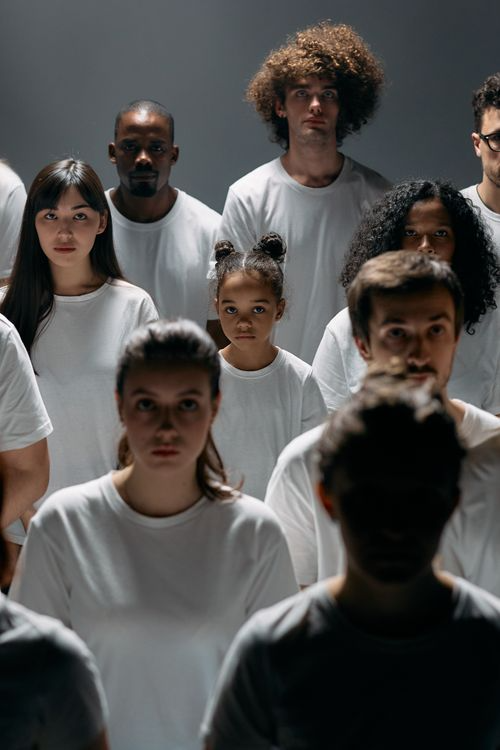
#> input picture MODULE_2/Assets/Images/image.png, 500 x 750 px, found by its file name
$ python main.py
#> lines starting #> are read from the running program, lines starting #| are printed output that depends on the picture; after the words box and inside, x2 and y2 are one past the last pixel; in counts of white or black regions, pixels touching at a corner belong together
import cv2
import sys

# Load the pre-trained Haar Cascade Classifier for face detection
face_cascade = cv2.CascadeClassifier(cv2.data.haarcascades + "haarcascade_frontalface_default.xml")
eye_cascade = cv2.CascadeClassifier(cv2.data.haarcascades + "haarcascade_eye.xml")

# Capture frame-by-frame
frame = cv2.imread("MODULE_2/Assets/Images/image.png")
#> frame is the input picture: shape (750, 500, 3); mean B, G, R 79.2, 80.4, 82.2

# Convert frame to grayscale (Face detection works better on grayscale)
gray = cv2.cvtColor(frame, cv2.COLOR_BGR2GRAY)
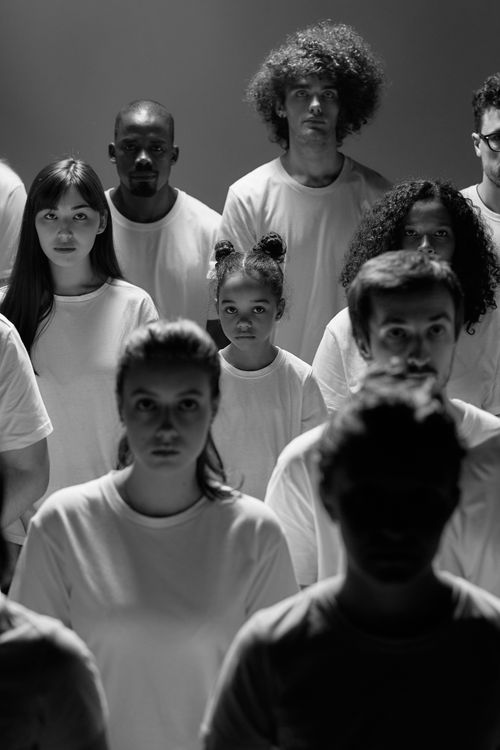
#> gray: shape (750, 500); min 0, max 255, mean 80.8

# Detect faces in the grayscale image
faces = face_cascade.detectMultiScale(gray, scaleFactor = 1.2, minNeighbors = 4, minSize=(25, 25))
#> faces = [[27, 190, 79, 79], [105, 359, 121, 121]]

# Draw rectangles around the faces\
for (x, y, w, h) in faces:
    cv2.rectangle(frame, (x , y), (x + w, y + h), (255, 0, 0), 2)

    # Creating a Region of Interest
    roi_img = frame[y:y+h, x:x+w]
    roi_gray_img = gray[y:y+h, x:x+w]

    eyes = eye_cascade.detectMultiScale(roi_gray_img, minNeighbors=4)

    for (ex, ey, ew, eh) in eyes:
        cv2.rectangle(roi_img, (ex , ey), (ex + ew, ey + eh), (0, 255, 0), 2)
#> this loop made 2 passes
#> (x, y, w, h, eyes) on passes 1 to 2: (27, 190, 79, 79, [[12, 16, 21, 21], [42, 15, 24, 24]]), (105, 359, 121, 121, [[25, 32, 27, 27], [69, 33, 28, 28], [36, 68, 46, 46]])
#> pass 1, `roi_img = frame[y:y+h, x:x+w]`:
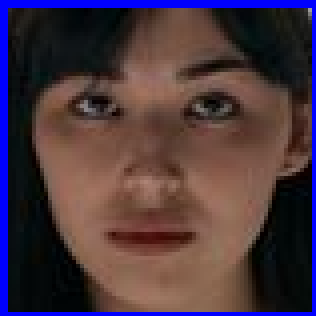
#> roi_img: shape (79, 79, 3) (shown 4 times larger); mean B, G, R 63.9, 53.6, 73.1
#> pass 1, `roi_gray_img = gray[y:y+h, x:x+w]`:
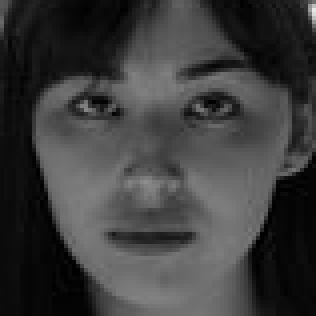
#> roi_gray_img: shape (79, 79) (shown 4 times larger); min 0, max 231, mean 60.9
#> pass 2, `roi_img = frame[y:y+h, x:x+w]`:
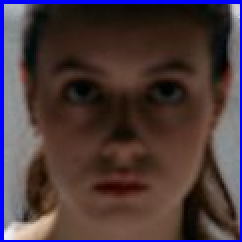
#> roi_img: shape (121, 121, 3) (shown 2 times larger); mean B, G, R 60.7, 56.7, 73.8
#> pass 2, `roi_gray_img = gray[y:y+h, x:x+w]`:
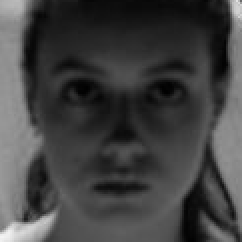
#> roi_gray_img: shape (121, 121) (shown 2 times larger); min 1, max 243, mean 65.9
#> after the loop:
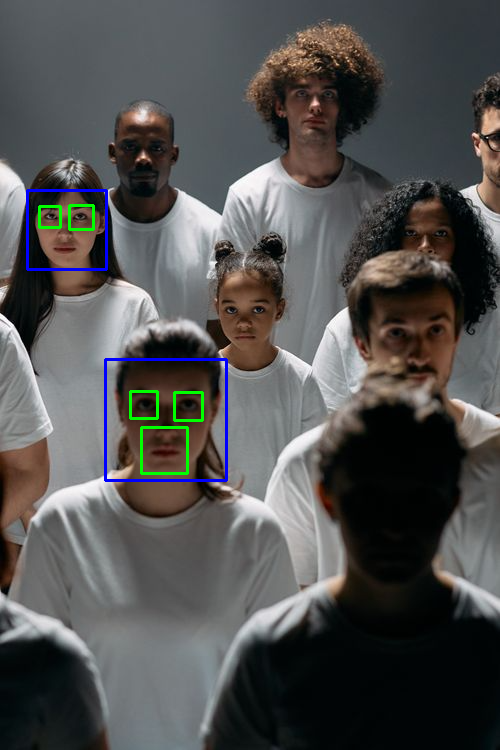
#> frame: shape (750, 500, 3); 1.1% of pixels changed, all inside (x1, y1, x2, y2) = (26, 189, 228, 482)
#> after the loop:
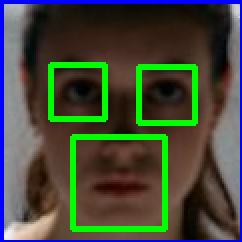
#> roi_img: shape (121, 121, 3) (shown 2 times larger); 8.2% of pixels changed, all inside (x1, y1, x2, y2) = (24, 31, 99, 116)

cv2.namedWindow("Detected-Image", cv2.WINDOW_NORMAL)
cv2.resizeWindow("Detected-Image", 500, 750)
cv2.imshow("Detected-Image", frame)

cv2.waitKey(0)
cv2.destroyAllWindows()
